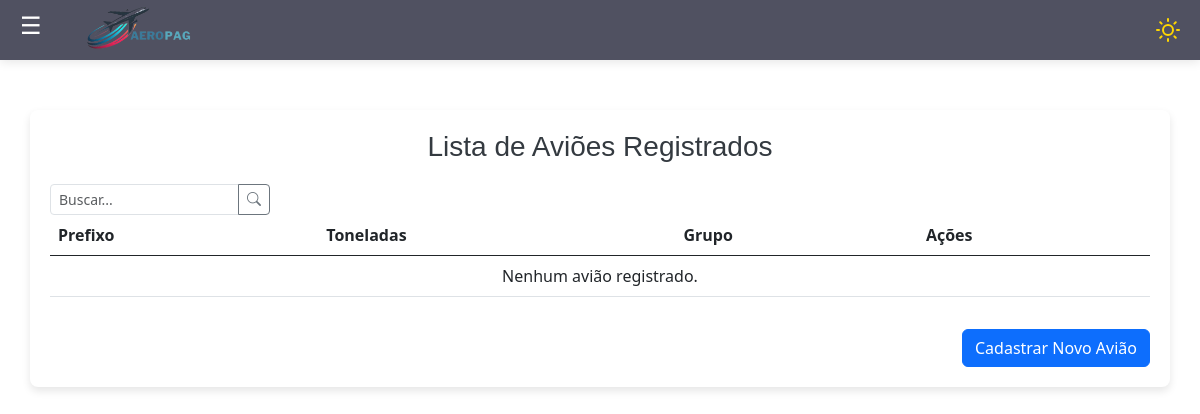
/avioes/ (signed in), run on an earlier commit of the app's database.
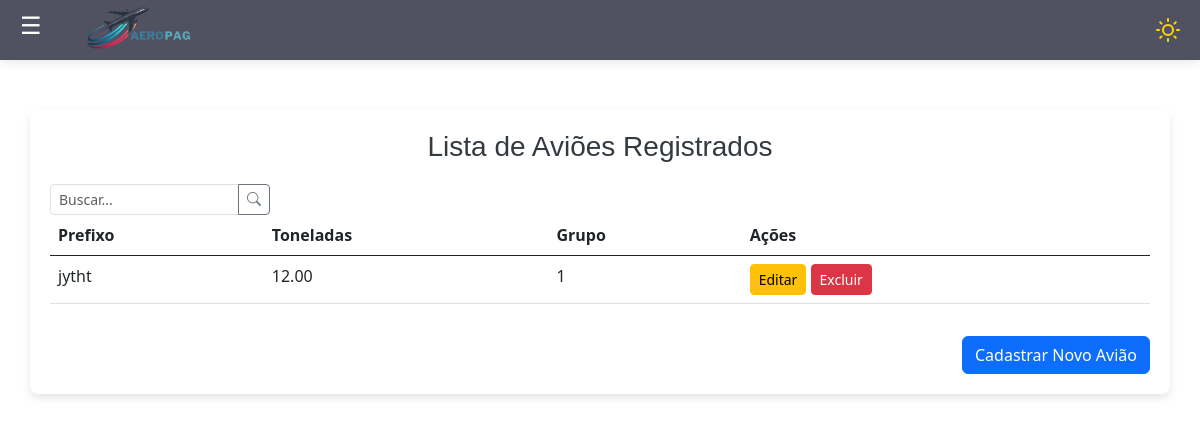
And on a later commit of the database.
### avioes/models.py (models this page shows, shortened)
class Aviao(models.Model):
    avi_codigo = models.AutoField(primary_key=True)
    avi_prefixo_do_aviao = models.CharField(max_length=10)
    avi_toneladas = models.DecimalField(max_digits=10, decimal_places=2)
    avi_grupo = models.IntegerField()
    usuario = models.ForeignKey(User, on_delete=models.PROTECT, related_name='avioes_usuario')

### avioes/views.py (the view)
# urls.py: path('avioes/', AviaoList.as_view(), name='listar-avioes'),
class AviaoList(LoginRequiredMixin, ListView):
    login_url = reverse_lazy('login')
    model = Aviao
    template_name = 'listas/aviao.html'
    def get_queryset(self):
        return Aviao.objects.filter(usuario=self.request.user)

### avioes/templates/listas/aviao.html (shortened to what this page needs)
{% extends 'modelo.html' %}
{% load static %}
{% block conteudo %}
<link href="https://cdn.jsdelivr.net/npm/bootstrap@5.3.0-alpha1/dist/css/bootstrap.min.css" rel="stylesheet">
<div class="container">
    <h3>Lista de Aviões Registrados</h3>
    <div class="input-group" style="max-width: 20%;">
        <input type="text" class="form-control form-control-sm" id="search-aviao" placeholder="Buscar...">
        <button class="btn btn-outline-secondary btn-sm" type="button">
            <i class="bi bi-search"></i>
        </button>
    </div>
    <div class="table-responsive">
        <table class="table" id="avioes-table">
            <thead>
                <tr>
                    <th>Prefixo</th>
                    <th>Toneladas</th>
                    <th>Grupo</th>
                    <th>Ações</th>
                </tr>
            </thead>
            <tbody>
                {% for aviao in object_list %}
                <tr id="linha-aviao-{{ aviao.pk }}">
                    <td>{{ aviao.avi_prefixo_do_aviao }}</td>
                    <td>{{ aviao.avi_toneladas }}</td>
                    <td>{{ aviao.avi_grupo }}</td>
                    <td>
                        <a href="{% url 'editar-aviao' aviao.pk %}" class="btn btn-warning btn-sm">Editar</a>
                        <form action="{% url 'excluir_aviao' aviao.pk %}" method="post" style="display:inline;">
                            <button type="submit" class="btn btn-danger btn-sm">Excluir</button>
                        </form>
                    </td>
                </tr>
                {% empty %}
                <tr>
                    <td colspan="4" class="text-center">Nenhum avião registrado.</td>
                </tr>
                {% endfor %}
            </tbody>
        </table>
    </div>
    <div class="text-end mt-3">
        <a href="{% url 'criar-aviao' %}" class="btn btn-primary">Cadastrar Novo Avião</a>
    </div>
</div>
{% endblock %}

What changed in the data, as far as the page shows it:
added Aviao: avi_prefixo_do_aviao "jytht", avi_toneladas "12.00", avi_grupo "1"
Also different on the page:
text no longer shown: "Nenhum avião registrado."
